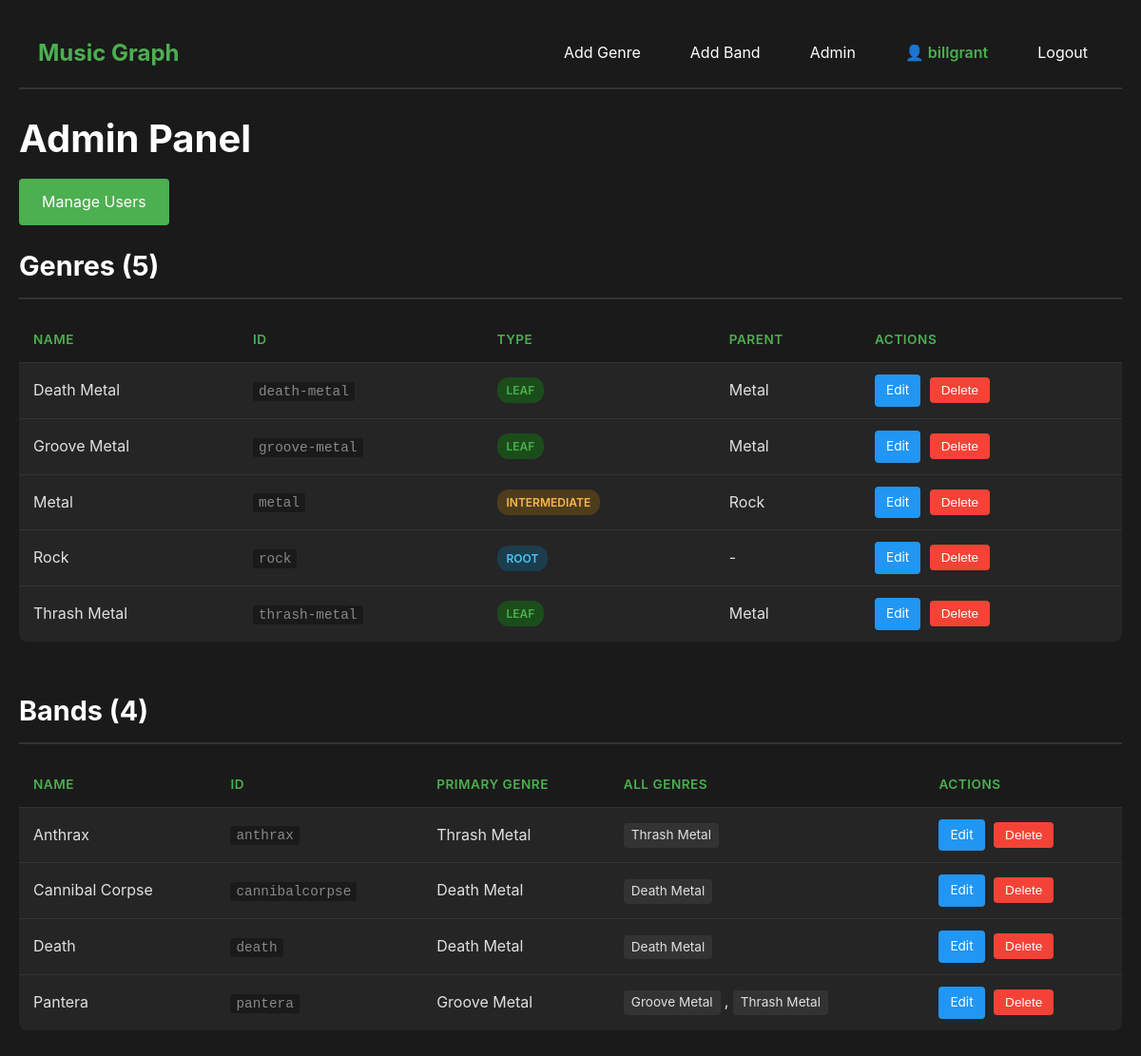
/admin (signed in), run on the app's committed database.
### models.py (models this page shows, shortened)
class User(UserMixin, db.Model):
    __tablename__ = 'users'
    id = db.Column(db.Integer, primary_key=True)
    username = db.Column(db.String(80), unique=True, nullable=False)
    email = db.Column(db.String(120), unique=True, nullable=False)
    password_hash = db.Column(db.String(255), nullable=False)
    is_admin = db.Column(db.Boolean, default=False)
    created_at = db.Column(db.DateTime, default=db.func.now())

class Genre(db.Model):
    __tablename__ = 'genres'
    id = db.Column(db.String(50), primary_key=True)  # e.g., 'death-metal'
    name = db.Column(db.String(100), nullable=False)  # e.g., 'Death Metal'
    parent_id = db.Column(db.String(50), db.ForeignKey('genres.id'), nullable=True)
    type = db.Column(db.String(20), nullable=False)  # 'root', 'intermediate', 'leaf'
    parent = db.relationship('Genre', remote_side=[id], backref='children')
    bands = db.relationship('Band', back_populates='primary_genre')

class Band(db.Model):
    __tablename__ = 'bands'
    id = db.Column(db.String(50), primary_key=True)  # e.g., 'pantera'
    name = db.Column(db.String(100), nullable=False)  # e.g., 'Pantera'
    primary_genre_id = db.Column(db.String(50), db.ForeignKey('genres.id'), nullable=False)
    primary_genre = db.relationship('Genre', back_populates='bands')
    genres = db.relationship('Genre', secondary='band_genres', backref='all_bands')

### app.py (the view)
@app.route('/admin')
@admin_required
def admin():
    genres = Genre.query.order_by(Genre.name).all()
    bands = Band.query.order_by(Band.name).all()
    return render_template('admin.html', genres=genres, bands=bands)

### app.py (called while the page is built)
@login_manager.user_loader
def load_user(user_id):
    return User.query.get(int(user_id))

def admin_required(f):
    @wraps(f)
    def decorated_function(*args, **kwargs):
        if not current_user.is_authenticated:
            return redirect(url_for('login'))
        if not current_user.is_admin:
            flash('Admin access required.', 'error')
            return redirect(url_for('index'))
        return f(*args, **kwargs)
    return decorated_function

### templates/admin.html (shortened to what this page needs)
<!DOCTYPE html>
<html lang="en">
<head>
    <link rel="stylesheet" href="{{ url_for('static', filename='style.css') }}">
</head>
<body>
<nav class="navbar">
    <div class="nav-container">
        <a href="{{ url_for('index') }}" class="nav-brand">Music Graph</a>
<div class="nav-links">
    {% if current_user.is_authenticated %}
        {% if current_user.is_admin %}
            <a href="{{ url_for('add_genre') }}" class="nav-link">Add Genre</a>
            <a href="{{ url_for('add_band') }}" class="nav-link">Add Band</a>
            <a href="{{ url_for('admin') }}" class="nav-link">Admin</a>
        {% endif %}
        <span class="nav-user">{{ current_user.username }}</span>
        <a href="{{ url_for('logout') }}" class="nav-link">Logout</a>
    {% else %}
        <a href="{{ url_for('login') }}" class="nav-link">Login</a>
        <a href="{{ url_for('register') }}" class="nav-link">Register</a>
    {% endif %}
</div>
    </div>
</nav>
    <div class="container">
        <h1>Admin Panel</h1>
        <div class="admin-actions" style="margin-bottom: 20px;">
            <a href="{{ url_for('manage_users') }}" class="btn-primary">Manage Users</a>
        </div>
        <div class="admin-section">
            <h2>Genres ({{ genres|length }})</h2>
            <table class="admin-table">
                <thead>
                    <tr>
                        <th>Name</th>
                        <th>ID</th>
                        <th>Type</th>
                        <th>Parent</th>
                        <th>Actions</th>
                    </tr>
                </thead>
                <tbody>
                    {% for genre in genres %}
                    <tr>
                        <td>{{ genre.name }}</td>
                        <td><code>{{ genre.id }}</code></td>
                        <td><span class="badge badge-{{ genre.type }}">{{ genre.type }}</span></td>
                        <td>{{ genre.parent.name if genre.parent else '-' }}</td>
                        <td class="actions">
                            <a href="{{ url_for('edit_genre', genre_id=genre.id) }}" class="btn-edit">Edit</a>
                            <form method="POST" action="{{ url_for('delete_genre', genre_id=genre.id) }}"
                                  style="display: inline;"
                                  onsubmit="return confirm('Are you sure you want to delete {{ genre.name }}?');">
                                <button type="submit" class="btn-delete">Delete</button>
                            </form>
                        </td>
                    </tr>
                    {% endfor %}
                </tbody>
            </table>
        </div>
        <div class="admin-section">
            <h2>Bands ({{ bands|length }})</h2>
            <table class="admin-table">
                <thead>
                    <tr>
                        <th>Name</th>
                        <th>ID</th>
                        <th>Primary Genre</th>
                        <th>All Genres</th>
                        <th>Actions</th>
                    </tr>
                </thead>
                <tbody>
                    {% for band in bands %}
                    <tr>
                        <td>{{ band.name }}</td>
                        <td><code>{{ band.id }}</code></td>
                        <td>{{ band.primary_genre.name }}</td>
                        <td>
                            {% for genre in band.genres %}
                                <span class="genre-tag">{{ genre.name }}</span>{% if not loop.last %}, {% endif %}
                            {% endfor %}
                        </td>
                        <td class="actions">
                            <a href="{{ url_for('edit_band', band_id=band.id) }}" class="btn-edit">Edit</a>
                            <form method="POST" action="{{ url_for('delete_band', band_id=band.id) }}"
                                  style="display: inline;"
                                  onsubmit="return confirm('Are you sure you want to delete {{ band.name }}?');">
                                <button type="submit" class="btn-delete">Delete</button>
                            </form>
                        </td>
                    </tr>
                    {% endfor %}
                </tbody>
            </table>
        </div>
    </div>
</body>
</html>

### static/style.css (style rules this page uses)
* { margin: 0; padding: 0; box-sizing: border-box; }
body { font-family: -apple-system, BlinkMacSystemFont, 'Segoe UI', Roboto, Oxygen, Ubuntu, Cantarell, sans-serif; background-color: #1a1a1a; color: #e0e0e0; line-height: 1.6; padding: 20px; }
.container { max-width: 1200px; margin: 0 auto; }
h1 { font-size: 2.5rem; margin-bottom: 10px; color: #ffffff; }
h2 { font-size: 1.8rem; margin-bottom: 20px; color: #ffffff; border-bottom: 2px solid #333; padding-bottom: 10px; }
.btn-primary, .btn-secondary { padding: 12px 24px; border: none; border-radius: 4px; font-size: 1rem; cursor: pointer; text-decoration: none; display: inline-block; transition: background-color 0.2s; }
.btn-primary { background-color: #4CAF50; color: #ffffff; }
.navbar { background-color: #1a1a1a; border-bottom: 2px solid #333; padding: 0; position: sticky; top: 0; z-index: 1000; }
.nav-container { max-width: 1200px; margin: 0 auto; display: flex; justify-content: space-between; align-items: center; padding: 15px 20px; }
.nav-brand { font-size: 1.5rem; font-weight: bold; color: #4CAF50; text-decoration: none; transition: color 0.2s; }
.nav-links { display: flex; gap: 20px; }
.nav-link { color: #ffffff; text-decoration: none; padding: 8px 16px; border-radius: 4px; transition: background-color 0.2s; }
.container { padding-top: 20px; }
.admin-section { margin-bottom: 50px; }
.admin-section h2 { margin-bottom: 20px; }
.admin-table { width: 100%; background-color: #252525; border-collapse: collapse; border-radius: 8px; overflow: hidden; }
.admin-table thead { background-color: #1a1a1a; }
.admin-table th, .admin-table td { padding: 12px 15px; text-align: left; border-bottom: 1px solid #333; }
.admin-table th { color: #4CAF50; font-weight: 600; text-transform: uppercase; font-size: 0.85rem; letter-spacing: 0.5px; }
.admin-table tbody tr:last-child td { border-bottom: none; }
.admin-table code { background-color: #1a1a1a; padding: 2px 6px; border-radius: 3px; font-family: 'Courier New', monospace; font-size: 0.9rem; color: #888; }
.badge { display: inline-block; padding: 4px 10px; border-radius: 12px; font-size: 0.75rem; font-weight: 600; text-transform: uppercase; }
.badge-root { background-color: #1b3d4d; color: #4fc3f7; }
.badge-intermediate { background-color: #4d3d1b; color: #ffb74d; }
.badge-leaf { background-color: #1b4d1b; color: #4CAF50; }
.genre-tag { display: inline-block; background-color: #333; padding: 2px 8px; border-radius: 4px; font-size: 0.85rem; margin-right: 4px; }
.actions { white-space: nowrap; }
.btn-edit, .btn-delete { padding: 6px 12px; border: none; border-radius: 4px; font-size: 0.85rem; cursor: pointer; text-decoration: none; display: inline-block; transition: background-color 0.2s; margin-right: 5px; }
.btn-edit { background-color: #2196F3; color: #ffffff; }
.btn-delete { background-color: #f44336; color: #ffffff; }
.nav-user { color: #4CAF50; padding: 8px 16px; font-weight: 600; }
.nav-user::before { content: "👤 "; }

### data on the page
User: username "billgrant"
Genre: name "Death Metal", id "death-metal", type "LEAF", parent "Metal"
Genre: name "Groove Metal", id "groove-metal", type "LEAF", parent "Metal"
Genre: name "Metal", id "metal", type "INTERMEDIATE", parent "Rock"
Genre: name "Rock", id "rock", type "ROOT", parent "-"
Genre: name "Thrash Metal", id "thrash-metal", type "LEAF", parent "Metal"
Band: name "Anthrax", id "anthrax", primary_genre.name "Thrash Metal"
Band: name "Cannibal Corpse", id "cannibalcorpse", primary_genre.name "Death Metal"
Band: name "Death", id "death", primary_genre.name "Death Metal"
Band: name "Pantera", id "pantera", primary_genre.name "Groove Metal"

### other printed values
{{ genres|length }} "5"
{{ bands|length }} "4"
